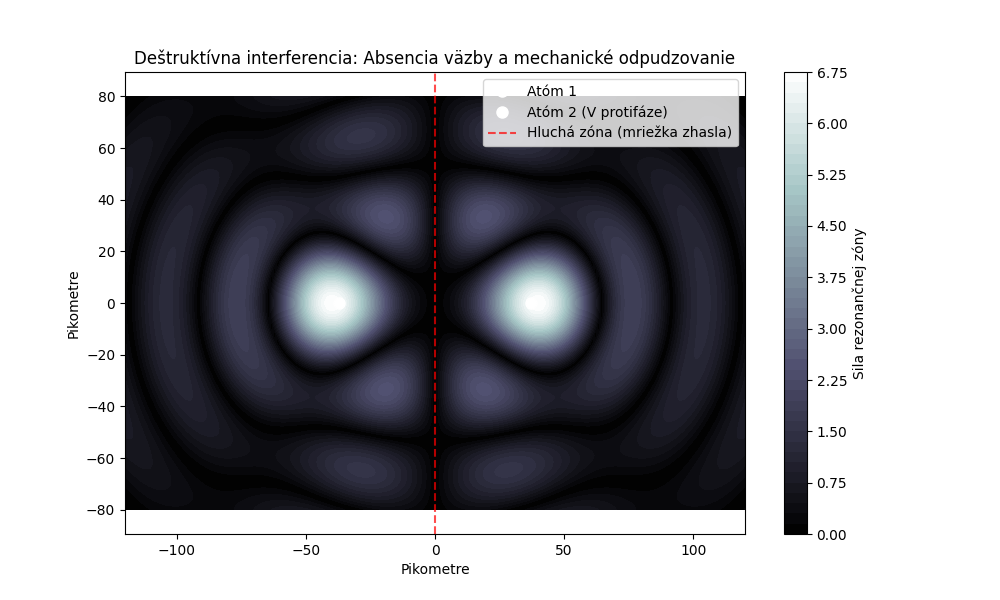

This chart was generated by the following Python code:
import numpy as np
import matplotlib.pyplot as plt


class DestruktivnaInterferencia:
    """
    Engine demonštrujúci mechanické odpudzovanie atómov (Pauliho princíp)
    cez fázovú nekompatibilitu v Higgsovej mriežke.
    """

    def __init__(self, rozlisenie_mriezky=200):
        x = np.linspace(-120, 120, rozlisenie_mriezky)
        y = np.linspace(-80, 80, rozlisenie_mriezky)
        self.X, self.Y = np.meshgrid(x, y)
        self.kritic_vzdialenost = 53.0

    def generuj_vlnu_jadra(self, pozicia_jadra, fazovy_posun=0.0):
        """
        Vypočíta excitačnú vlnu. Umožňuje zadať fázový posun,
        aby sme simulovali nekompatibilné atómy.
        """
        r = np.sqrt((self.X - pozicia_jadra[0]) ** 2 + (self.Y - pozicia_jadra[1]) ** 2)
        r[r == 0] = 0.1
        vlnove_cislo = 2 * np.pi / self.kritic_vzdialenost

        # Matematické pridanie fázového posunu priamo do vlnenia
        return (3 * np.sin(vlnove_cislo * r + fazovy_posun)) / (r * 0.05)

    def simuluj_odpudzovanie(self, vzdialenost_jadier):
        """
        Simuluje priblíženie dvoch fázovo nekompatibilných atómov.
        """
        pozicia_1 = [-vzdialenost_jadier / 2, 0]
        pozicia_2 = [vzdialenost_jadier / 2, 0]

        # Prvé jadro vibruje v základnej fáze
        vlna_1 = self.generuj_vlnu_jadra(pozicia_1, fazovy_posun=0.0)

        # Druhé jadro vibruje v absolútnej protifáze (posun o π, teda 180 stupňov)
        vlna_2 = self.generuj_vlnu_jadra(pozicia_2, fazovy_posun=np.pi)

        # DEŠTRUKTÍVNA INTERFERENCIA: Vlny narazia na seba tak, že sa vyrušia
        spolocna_rezonancia = vlna_1 + vlna_2

        return spolocna_rezonancia, pozicia_1, pozicia_2


# --- Spustenie a Vizualizácia ---
if __name__ == "__main__":
    engine = DestruktivnaInterferencia()

    # Atómy tlačíme k sebe na rovnakú vzdialenosť ako predtým
    vysledna_mapa, p1, p2 = engine.simuluj_odpudzovanie(vzdialenost_jadier=74.0)

    plt.figure(figsize=(10, 6))

    # Vykreslíme mapu vĺn
    plt.contourf(engine.X, engine.Y, np.abs(vysledna_mapa), levels=60, cmap='bone')
    plt.colorbar(label='Sila rezonančnej zóny')

    # Vyznačenie jadier
    plt.plot(p1[0], p1[1], 'wo', markersize=8, label='Atóm 1')
    plt.plot(p2[0], p2[1], 'wo', markersize=8, label='Atóm 2 (V protifáze)')

    # Zvýraznenie hluchého miesta v strede
    plt.axvline(x=0, color='red', linestyle='--', alpha=0.7, label='Hluchá zóna (mriežka zhasla)')

    plt.title("Deštruktívna interferencia: Absencia väzby a mechanické odpudzovanie")
    plt.xlabel("Pikometre")
    plt.ylabel("Pikometre")
    plt.legend(loc='upper right')
    plt.axis('equal')
    plt.show()
